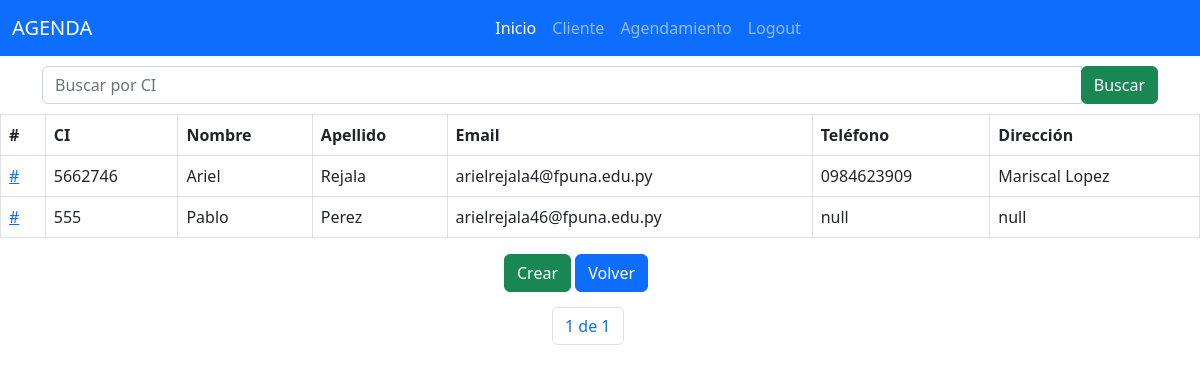
The app's page /basic_app/lista_cliente/, older data.
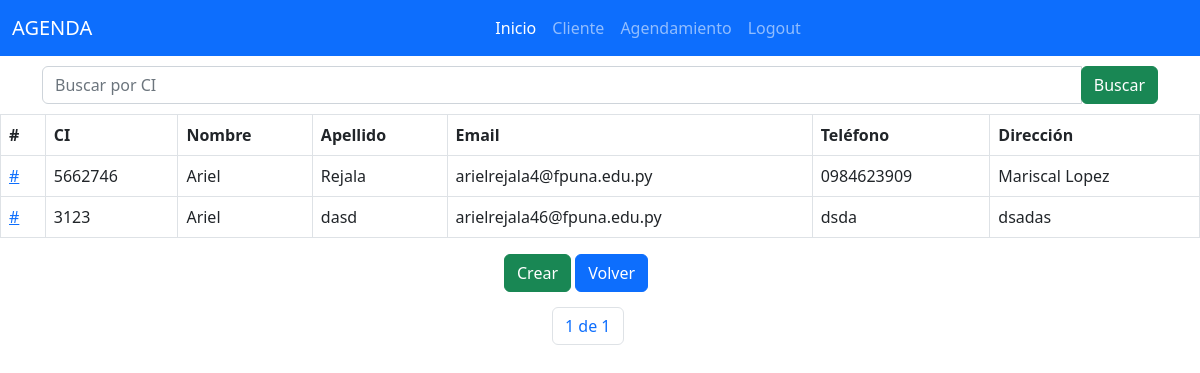
The same page, newer data.
### basic_app/models.py (models this page shows, shortened)
class Cliente(models.Model):
    ci = models.PositiveIntegerField(unique=True,verbose_name='Cédula de Identidad')
    nombre = models.CharField(max_length=100,default='',verbose_name='Nombre')
    apellido = models.CharField(max_length=100,default='',verbose_name='Apellido')
    email = models.EmailField(max_length=100,default='',verbose_name='Email',unique=True)
    tel = models.CharField(max_length=20,default='',verbose_name='Teléfono')
    direccion = models.CharField(max_length=150,default='',verbose_name="Dirección")

### basic_app/views.py (the view)
# urls.py: path('lista_cliente/',views.lista_cliente.as_view(),name='lista_cliente'),
class lista_cliente(ListView):
    context_object_name = 'lista_cliente'
    model = models.Cliente
    paginate_by = 10
    template_name = 'basic_app/lista_cliente.html'
    def get_queryset(self):
        query = self.request.GET.get('buscar')
        if query:
            object_list = self.model.objects.filter(ci__icontains=query)
        else:
            object_list = self.model.objects.all()
        return object_list

### basic_app/templates/basic_app/lista_cliente.html (shortened to what this page needs)
{% extends 'base.html' %}
{% block head_block %}
  <link href="/static/base.css" type="text/css" rel="stylesheet">
{% endblock %}
{% block body_block %}
  <div class="container">
  <div class="row">
    <div class="col-md-12 search">
      <form method="get">
        <div id="custom-search-input">
          <div class="input-group col-md-12">
            <input type="text" class="form-control" placeholder="Buscar por CI" name="buscar" value='{{ request.GET.buscar }}'>
            <span class="input-group-list">
              <i class="icon icon-search">
                <button type="submit" class="btn btn-success">Buscar</button>
              </i>
            </span>
          </div>
        </div>
      </form>
    </div>
  </div>
</div>
  <table class="table table-bordered">
    <tr>
      <th>#</th>
      <th>CI</th>
      <th>Nombre</th>
      <th>Apellido</th>
      <th>Email</th>
      <th>Teléfono</th>
      <th>Dirección</th>
    </tr>
    {% for cliente in lista_cliente %}
      <tr>
      <td><a href="{% url 'basic_app:detalle_cliente' pk=cliente.id %}">#</a></td>
        <td>{{ cliente.ci }}</td>
        <td>{{ cliente.nombre }}</td>
        <td>{{ cliente.apellido }}</td>
        <td>{{ cliente.email }}</td>
        <td>{{ cliente.tel }}</td>
        <td>{{ cliente.direccion }}</td>
      </tr>
    {% endfor %}
  </table>
  <a href="{% url 'basic_app:crear_cliente' %}" class="btn btn-success" id="crear">Crear</a>
  <a href="{% url 'basic_app:lista_cliente' %}" class="btn btn-primary">Volver</a>
  <nav aria-label="Page navigation example">
      <ul class="pagination">
        <span class="current">
        <li class="page-item"><a class="page-link" href="#">{{ page_obj.number }} de {{ page_obj.paginator.num_pages }}</a></li>
        </span>
    </ul>
</nav>
{% endblock %}

Row changes from the older to the newer data that the page shows:
removed Cliente: ci "555", nombre "Pablo", apellido "Perez", email "arielrejala46@fpuna.edu.py", tel "null", direccion "null"
added Cliente: ci "3123", nombre "Ariel", apellido "dasd", email "arielrejala46@fpuna.edu.py", tel "dsda", direccion "dsadas"
